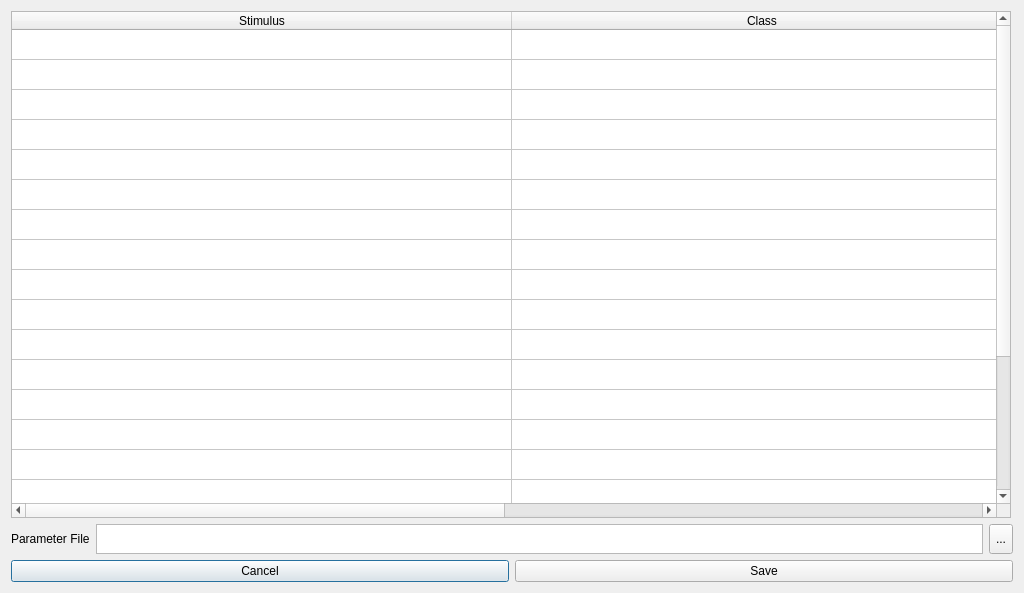
<?xml version="1.0" encoding="UTF-8"?>
<ui version="4.0">
 <class>jsonMain</class>
 <widget class="QDialog" name="jsonMain">
  <property name="geometry">
   <rect>
    <x>0</x>
    <y>0</y>
    <width>1024</width>
    <height>593</height>
   </rect>
  </property>
  <property name="windowTitle">
   <string>Stimuli Editor</string>
  </property>
  <layout class="QGridLayout" name="gridLayout_2">
   <item row="0" column="0">
    <layout class="QVBoxLayout" name="verticalLayout">
     <item>
      <widget class="QTableWidget" name="stimTable">
       <property name="minimumSize">
        <size>
         <width>500</width>
         <height>500</height>
        </size>
       </property>
       <property name="maximumSize">
        <size>
         <width>1000</width>
         <height>16777215</height>
        </size>
       </property>
       <property name="sortingEnabled">
        <bool>true</bool>
       </property>
       <property name="rowCount">
        <number>21</number>
       </property>
       <attribute name="horizontalHeaderCascadingSectionResizes">
        <bool>true</bool>
       </attribute>
       <attribute name="horizontalHeaderDefaultSectionSize">
        <number>500</number>
       </attribute>
       <attribute name="horizontalHeaderMinimumSectionSize">
        <number>250</number>
       </attribute>
       <attribute name="horizontalHeaderShowSortIndicator" stdset="0">
        <bool>true</bool>
       </attribute>
       <attribute name="horizontalHeaderStretchLastSection">
        <bool>false</bool>
       </attribute>
       <attribute name="verticalHeaderVisible">
        <bool>false</bool>
       </attribute>
       <attribute name="verticalHeaderShowSortIndicator" stdset="0">
        <bool>false</bool>
       </attribute>
       <attribute name="verticalHeaderStretchLastSection">
        <bool>false</bool>
       </attribute>
       <row/>
       <row/>
       <row/>
       <row/>
       <row/>
       <row/>
       <row/>
       <row/>
       <row/>
       <row/>
       <row/>
       <row/>
       <row/>
       <row/>
       <row/>
       <row/>
       <row/>
       <row/>
       <row/>
       <row/>
       <row/>
       <column>
        <property name="text">
         <string>Stimulus</string>
        </property>
        <property name="textAlignment">
         <set>AlignHCenter|AlignVCenter|AlignCenter</set>
        </property>
       </column>
       <column>
        <property name="text">
         <string>Class</string>
        </property>
        <property name="textAlignment">
         <set>AlignHCenter|AlignVCenter|AlignCenter</set>
        </property>
       </column>
      </widget>
     </item>
     <item>
      <layout class="QHBoxLayout" name="horizontalLayout">
       <property name="spacing">
        <number>6</number>
       </property>
       <item>
        <widget class="QLabel" name="paramFile_Label">
         <property name="maximumSize">
          <size>
           <width>200</width>
           <height>30</height>
          </size>
         </property>
         <property name="text">
          <string>Parameter File</string>
         </property>
        </widget>
       </item>
       <item>
        <widget class="QTextBrowser" name="paramFile_Box">
         <property name="sizePolicy">
          <sizepolicy hsizetype="Expanding" vsizetype="Fixed">
           <horstretch>0</horstretch>
           <verstretch>0</verstretch>
          </sizepolicy>
         </property>
         <property name="minimumSize">
          <size>
           <width>750</width>
           <height>0</height>
          </size>
         </property>
         <property name="maximumSize">
          <size>
           <width>1000</width>
           <height>30</height>
          </size>
         </property>
        </widget>
       </item>
       <item>
        <widget class="QToolButton" name="paramFile_Button">
         <property name="maximumSize">
          <size>
           <width>16777215</width>
           <height>30</height>
          </size>
         </property>
         <property name="text">
          <string>...</string>
         </property>
        </widget>
       </item>
      </layout>
     </item>
     <item>
      <layout class="QHBoxLayout" name="horizontalLayout_2">
       <item>
        <widget class="QPushButton" name="cancelButton">
         <property name="minimumSize">
          <size>
           <width>250</width>
           <height>0</height>
          </size>
         </property>
         <property name="text">
          <string>Cancel</string>
         </property>
        </widget>
       </item>
       <item>
        <widget class="QPushButton" name="saveButton">
         <property name="minimumSize">
          <size>
           <width>250</width>
           <height>0</height>
          </size>
         </property>
         <property name="text">
          <string>Save</string>
         </property>
        </widget>
       </item>
      </layout>
     </item>
    </layout>
   </item>
  </layout>
 </widget>
 <resources/>
 <connections/>
</ui>
